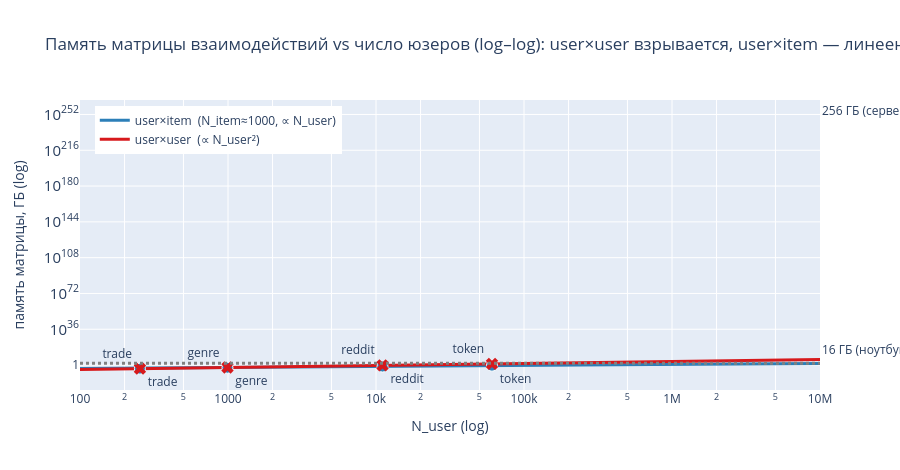

Notebook cell for this chart:
### Code cell
# Шаг 3 (продолжение) — зависимость памяти от N_user: линейно (user×item) vs квадратично (user×user)
bytes_cell = 4  # float32
Nu = np.logspace(2, 7, 120)          # от 100 до 10M юзеров
Nitem_ref = 1000                     # характерное число item'ов (у token ~1001)
ui = Nu * Nitem_ref * bytes_cell / 1e9
uu = Nu * Nu * bytes_cell / 1e9
md = mem.to_pandas()
fig = go.Figure()
fig.add_scatter(x=Nu, y=ui, mode="lines", name=f"user×item  (N_item≈{Nitem_ref}, ∝ N_user)", line=dict(color="#2c7fb8", width=3))
fig.add_scatter(x=Nu, y=uu, mode="lines", name="user×user  (∝ N_user²)", line=dict(color="#d7191c", width=3))
fig.add_scatter(x=md["n_user"], y=md["user×item_ГБ"], mode="markers+text", text=md["dataset"], textposition="bottom right",
                marker=dict(color="#2c7fb8", size=11, symbol="circle", line=dict(color="white", width=1)), showlegend=False)
fig.add_scatter(x=md["n_user"], y=md["user×user_ГБ"], mode="markers+text", text=md["dataset"], textposition="top left",
                marker=dict(color="#d7191c", size=11, symbol="x"), showlegend=False)
for gb, lab in [(16, "16 ГБ (ноутбук)"), (256, "256 ГБ (сервер)")]:
    fig.add_hline(y=gb, line_dash="dot", line_color="gray", annotation_text=lab, annotation_position="right")
fig.update_layout(title="Память матрицы взаимодействий vs число юзеров (log–log): user×user взрывается, user×item — линеен",
                  xaxis_title="N_user (log)", yaxis_title="память матрицы, ГБ (log)",
                  xaxis_type="log", yaxis_type="log", height=470, legend=dict(x=0.02, y=0.98))
fig.show()
